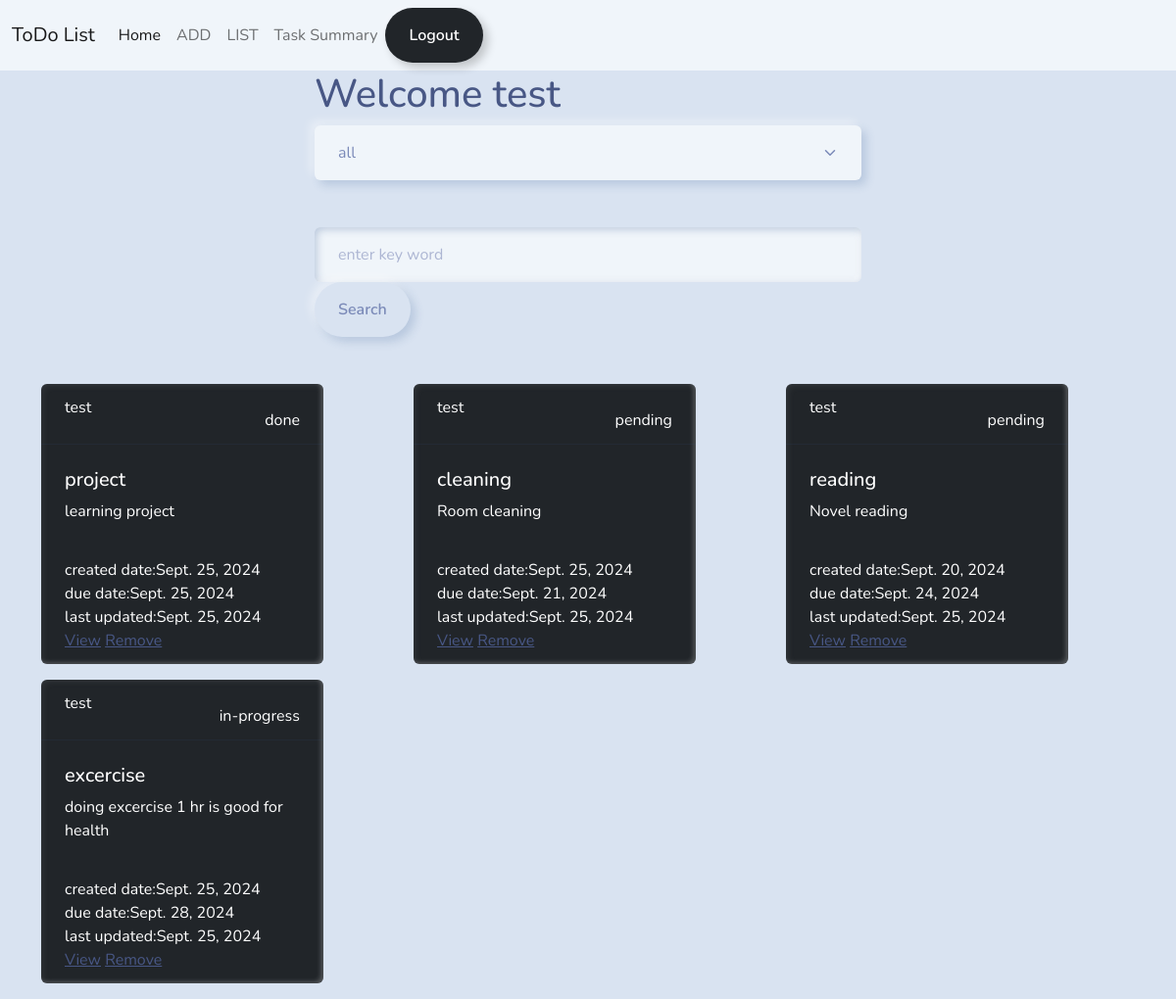
Page /tasks/all/ (signed in) on the earlier database version.
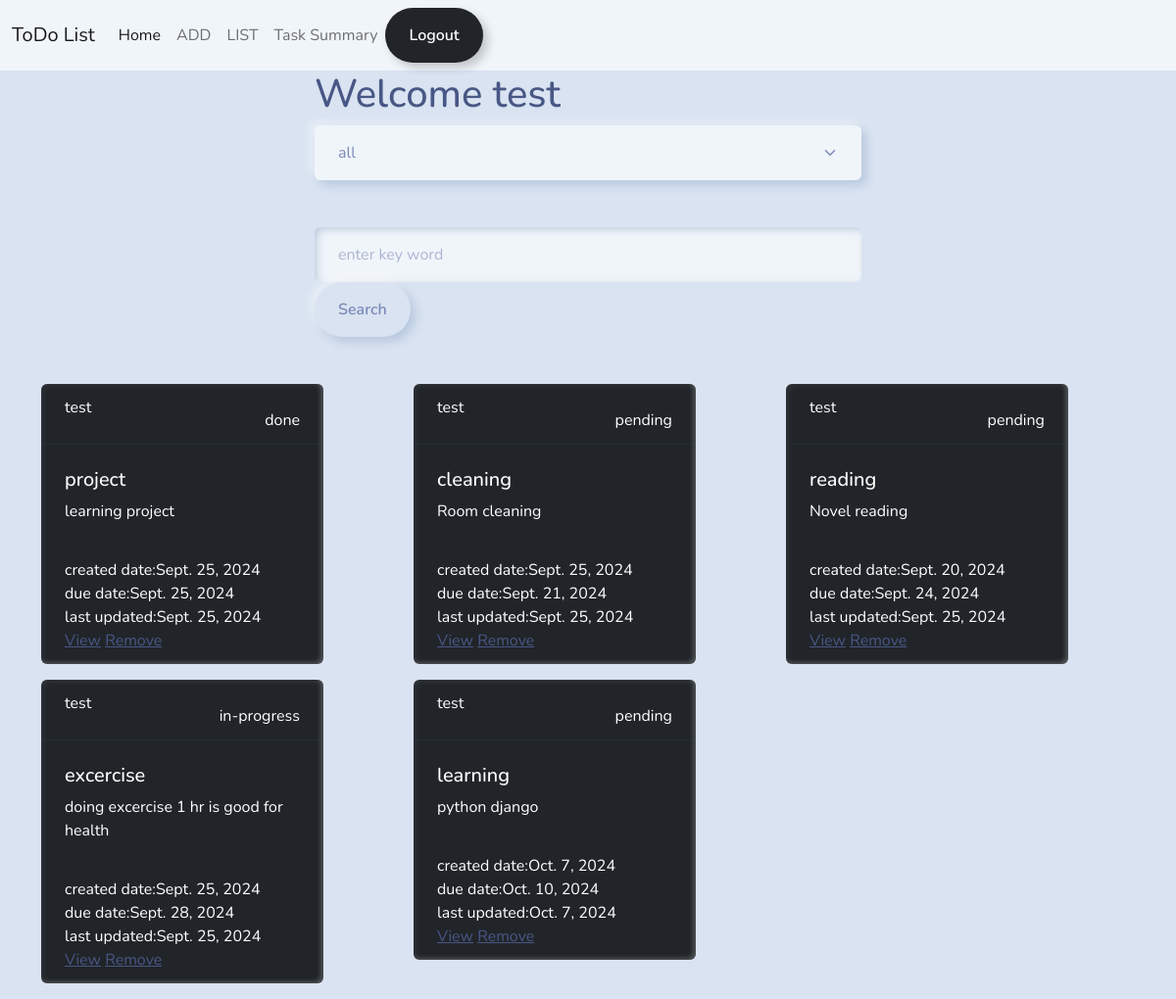
Same page on the later database version.
### notes/models.py (models this page shows, shortened)
class Task(models.Model):
     title=models.CharField(max_length=200)
     description=models.TextField()
     created_date=models.DateTimeField(auto_now_add=True)
     due_date=models.DateTimeField(null=True)
     category_choices=(
        ("personal","personal"),
        ("business","business")
    )
     category=models.CharField(max_length=200,choices=category_choices,default="personal")
     status_choices=(
        ("pending","pending"),
        ("in-progress","in-progress"),
        ("done","done")
    )
     status=models.CharField(max_length=200,choices=status_choices,default="pending")
     updated_date=models.DateTimeField(auto_now=True)
     user=models.ForeignKey(User,on_delete=models.CASCADE)

### notes/views.py (the view)
# urls.py: path('tasks/all/',views.TaskListView.as_view(),name='task-list'),
@method_decorator(decs,name='dispatch')
class TaskListView(View):
    def get(self,request,*args,**kwargs):
        search_text=request.GET.get('search_text')
        selected_category=request.GET.get("category","all")
        if selected_category == 'all':
            qs=Task.objects.filter(user=request.user)
        else:
            qs=Task.objects.filter(category=selected_category,user=request.user)
        if search_text!=None:
            qs=Task.objects.filter(user=request.user)
            qs=qs.filter(Q(title__icontains=search_text)|Q(description__icontains=search_text))
        return render(request,'tasklist.html',{'tasks':qs,"selected":selected_category})

### notes/templates/tasklist.html (shortened to what this page needs)
{%extends 'base.html'%} {%block main_block%}
<div class="container">
  <div class="w-50 mx-auto">
    <h1>Welcome {{request.user}}</h1>
    <form action="">
      <select name="category" id="" class="form-select" onchange="this.form.submit()">
        <option value="all" {%if selected == "all"%}selected{%endif%}>all</option>
      </select>
    </form>
    <form action="" class="mt-5">
      <input type="text" name="search_text" placeholder="enter key word" id="" class="form-control">
      <button type="submit" class="btn btn-secondary">Search</button>
    </form>
  </div>
</div>
<div class="container mt-5">
  <div class="row">
    {%for t in tasks%}
    <div class="col-4">
      <div class="card text-bg-dark mb-3" style="max-width: 18rem">
        <div class="card-header d-flex justify-content-between">
          <div>{{t.user}}</div>
          <div>
            {{t.status}}</div>
        </div>
        <div class="card-body">
          <h5 class="card-title">{{t.title}}</h5>
          <p class="card-text">{{t.description}}</p>
        </div>
        <div class="card-footer text-body-white">
          <div>created date:{{t.created_date|date}}</div>
          <div>due date:{{t.due_date|date}}</div>
          <div>last updated:{{t.updated_date|date}}</div>
          <a href="{%url 'task-update' t.id %}">View</a>
          <a href="{%url 'task-delete' t.id %}">Remove</a>
        </div>
      </div>
    </div>
    {%endfor%}
  </div>
</div>
{%endblock%}

Differences in the rows shown:
added Task: user "test", status "pending", title "learning", description "python django", created_date "Oct. 7, 2024", due_date "Oct. 10, 2024", updated_date "Oct. 7, 2024"
